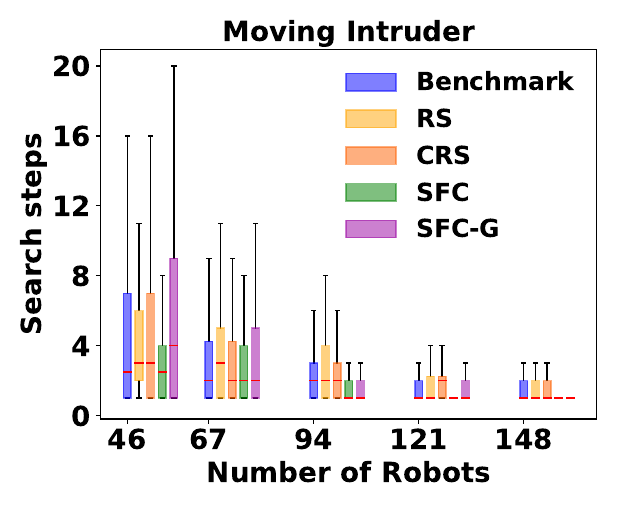

Write the Python code that produced this figure.
import matplotlib.pyplot as plt
import numpy as np
import pickle as pkl
import os
from matplotlib import rc,rcParams
rc('font', weight='bold',size=20)
rcParams['text.latex.preamble'] = [r'\usepackage{sfmath} \boldmath']

path = os.path.realpath(os.path.dirname(__file__)) 
data_files = sorted(os.listdir(path))
files = []
for i in data_files:
    if '.' not in i:
        files.append(i)
 
def mean_std(data):
    mu = np.sum(data,axis=1)/data.shape[1]
    std = []
    for i in range(len(mu)):    
        std.append((np.sum((data[i]-mu[i])**2)/data.shape[1])**(0.5))
    return mu,np.array(std)

all_data = []
raw_data = []
for f in files:
    file = open(path+'/'+f,'rb')
    data = pkl.load(file)
    raw_data.append(np.array(data))
    num_robots = np.array(data)[:,0,0]
    search_times = np.array(data)[:,:,1]
    mu_t, std_t = mean_std(search_times)
    all_data.append(np.array([num_robots,mu_t,std_t]))

bar,ax = plt.subplots()
colors =['blue','orange','#FE6100','green','#9A03A2']
labels = ['Benchmark','RS','CRS','SFC','SFC-G']
itype = [', M-I',', S-I']

bench = [15,22,31,40,49] # 46, 67, 94, 121, 148
sfc = [36,57,84,111,138]
gsfc = [2,23,50,77,104]
random = [15,22,31,40,49]
crs_min = [15,22,31,40,49]
datas = [bench,random,crs_min,sfc,gsfc]
ticks = []
boxes = []
for k in range(5):
    counter = 0
    for i in range(len(all_data)):
        w = 2
        if i != 0 and i%2 == 0:
            counter += 1
        ticks.append(all_data[i][0,datas[counter][k]])
        if k == 0 and (i+1)%2 != 0:
            box1 = ax.boxplot([np.array(raw_data[i])[datas[counter][k],:,1]],medianprops=dict(color="red",linewidth=1),manage_ticks=False,widths=[w], positions=[all_data[i][0,datas[counter][k]]+i*1.5],patch_artist=True,showfliers=False)#,labels=[labels[int(i/2)]])#+ itype[0])
            box1['boxes'][0].set_facecolor(colors[counter])
            box1['boxes'][0].set_edgecolor(colors[counter])
            box1['boxes'][0].set_alpha(0.5)
            boxes.append(box1)
            
        elif (i+1)%2 != 0:
            box1 = ax.boxplot(np.array(raw_data[i])[datas[counter][k],:,1],medianprops=dict(color="red",linewidth=1),manage_ticks=False,widths=[w],positions=[all_data[i][0,datas[counter][k]]+i*1.5],patch_artist=True,showfliers=False)#+ itype[0])
            box1['boxes'][0].set_facecolor(colors[counter])
            box1['boxes'][0].set_edgecolor(colors[counter])
            box1['boxes'][0].set_alpha(0.5)

ax.set_ylim(-0.2)
ax.set_yticks(range(0,21,4))
ax.set_title('Moving Intruder',fontdict=dict(weight='bold',size=20))
print([labels[int(i/2)] for i in range(0,len(files)) if (i+1)%2 != 0])
ax.legend([b["boxes"][0] for b in boxes], [labels[int(i/2)] for i in range(0,len(files)) if (i+1)%2 != 0],prop=dict(weight='bold',size=18),frameon=False,bbox_to_anchor=(1, 1))
plt.xlabel('Number of Robots',fontdict=dict(weight='bold',size=20))
plt.ylabel('Search steps',fontdict=dict(weight='bold',size=20))
# plt.xticks(rotation=45)

ax.set_xticks(np.unique(ticks))
bar.savefig(path+'/bar_m.pdf',format = "pdf",bbox_inches="tight",pad_inches=0.2)
plt.show()
